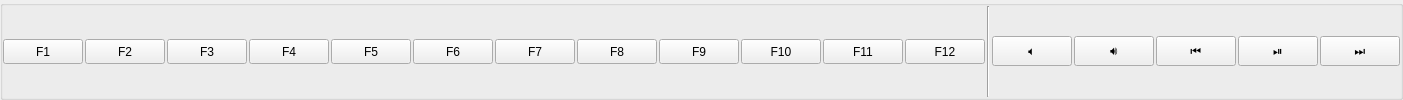
           <widget class="QGroupBox" name="groupBox_4">
            <property name="title">
             <string/>
            </property>
            <layout class="QHBoxLayout" name="horizontalLayout">
             <property name="spacing">
              <number>2</number>
             </property>
             <property name="leftMargin">
              <number>0</number>
             </property>
             <property name="topMargin">
              <number>0</number>
             </property>
             <property name="rightMargin">
              <number>0</number>
             </property>
             <property name="bottomMargin">
              <number>0</number>
             </property>
             <item>
              <widget class="QPushButton" name="pushButton_2">
               <property name="minimumSize">
                <size>
                 <width>30</width>
                 <height>25</height>
                </size>
               </property>
               <property name="text">
                <string>F1</string>
               </property>
              </widget>
             </item>
             <item>
              <widget class="QPushButton" name="pushButton_3">
               <property name="minimumSize">
                <size>
                 <width>30</width>
                 <height>25</height>
                </size>
               </property>
               <property name="text">
                <string>F2</string>
               </property>
              </widget>
             </item>
             <item>
              <widget class="QPushButton" name="pushButton_18">
               <property name="minimumSize">
                <size>
                 <width>30</width>
                 <height>25</height>
                </size>
               </property>
               <property name="text">
                <string>F3</string>
               </property>
              </widget>
             </item>
             <item>
              <widget class="QPushButton" name="pushButton_17">
               <property name="minimumSize">
                <size>
                 <width>30</width>
                 <height>25</height>
                </size>
               </property>
               <property name="text">
                <string>F4</string>
               </property>
              </widget>
             </item>
             <item>
              <widget class="QPushButton" name="pushButton_16">
               <property name="minimumSize">
                <size>
                 <width>30</width>
                 <height>25</height>
                </size>
               </property>
               <property name="text">
                <string>F5</string>
               </property>
              </widget>
             </item>
             <item>
              <widget class="QPushButton" name="pushButton_15">
               <property name="minimumSize">
                <size>
                 <width>30</width>
                 <height>25</height>
                </size>
               </property>
               <property name="text">
                <string>F6</string>
               </property>
              </widget>
             </item>
             <item>
              <widget class="QPushButton" name="pushButton_14">
               <property name="minimumSize">
                <size>
                 <width>30</width>
                 <height>25</height>
                </size>
               </property>
               <property name="text">
                <string>F7</string>
               </property>
              </widget>
             </item>
             <item>
              <widget class="QPushButton" name="pushButton_13">
               <property name="minimumSize">
                <size>
                 <width>30</width>
                 <height>25</height>
                </size>
               </property>
               <property name="text">
                <string>F8</string>
               </property>
              </widget>
             </item>
             <item>
              <widget class="QPushButton" name="pushButton_12">
               <property name="minimumSize">
                <size>
                 <width>30</width>
                 <height>25</height>
                </size>
               </property>
               <property name="text">
                <string>F9</string>
               </property>
              </widget>
             </item>
             <item>
              <widget class="QPushButton" name="pushButton_11">
               <property name="minimumSize">
                <size>
                 <width>30</width>
                 <height>25</height>
                </size>
               </property>
               <property name="text">
                <string>F10</string>
               </property>
              </widget>
             </item>
             <item>
              <widget class="QPushButton" name="pushButton_10">
               <property name="minimumSize">
                <size>
                 <width>30</width>
                 <height>25</height>
                </size>
               </property>
               <property name="text">
                <string>F11</string>
               </property>
              </widget>
             </item>
             <item>
              <widget class="QPushButton" name="pushButton_9">
               <property name="minimumSize">
                <size>
                 <width>30</width>
                 <height>25</height>
                </size>
               </property>
               <property name="text">
                <string>F12</string>
               </property>
              </widget>
             </item>
             <item>
              <widget class="Line" name="line_8">
               <property name="orientation">
                <enum>Qt::Vertical</enum>
               </property>
              </widget>
             </item>
             <item>
              <widget class="QPushButton" name="pushButton_8">
               <property name="minimumSize">
                <size>
                 <width>30</width>
                 <height>30</height>
                </size>
               </property>
               <property name="text">
                <string>🔈</string>
               </property>
              </widget>
             </item>
             <item>
              <widget class="QPushButton" name="pushButton_7">
               <property name="minimumSize">
                <size>
                 <width>30</width>
                 <height>30</height>
                </size>
               </property>
               <property name="text">
                <string>🔊</string>
               </property>
              </widget>
             </item>
             <item>
              <widget class="QPushButton" name="pushButton_6">
               <property name="minimumSize">
                <size>
                 <width>30</width>
                 <height>30</height>
                </size>
               </property>
               <property name="text">
                <string>⏮</string>
               </property>
              </widget>
             </item>
             <item>
              <widget class="QPushButton" name="pushButton_5">
               <property name="minimumSize">
                <size>
                 <width>30</width>
                 <height>30</height>
                </size>
               </property>
               <property name="text">
                <string>⏯</string>
               </property>
              </widget>
             </item>
             <item>
              <widget class="QPushButton" name="pushButton_4">
               <property name="minimumSize">
                <size>
                 <width>30</width>
                 <height>30</height>
                </size>
               </property>
               <property name="text">
                <string>⏭</string>
               </property>
              </widget>
             </item>
            </layout>
           </widget>
